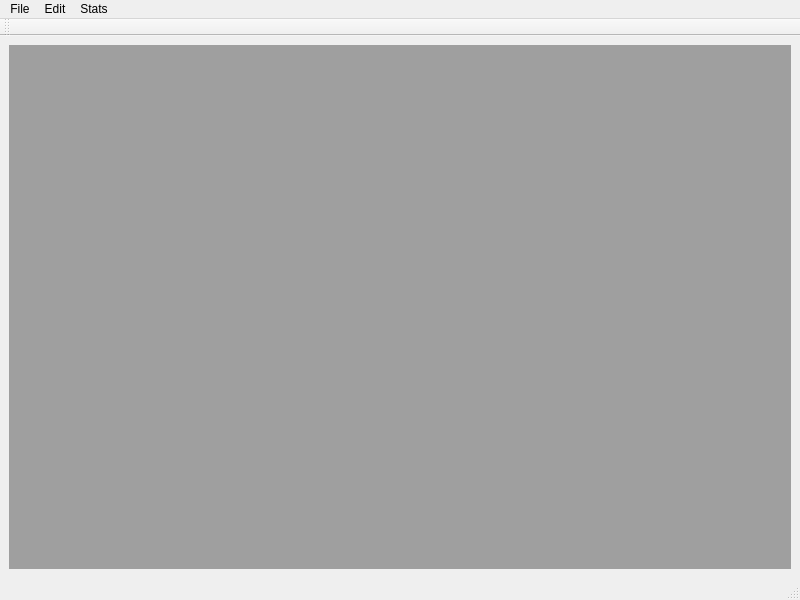
<?xml version="1.0" encoding="UTF-8"?>
<ui version="4.0">
 <class>MainWindow</class>
 <widget class="QMainWindow" name="MainWindow">
  <property name="geometry">
   <rect>
    <x>0</x>
    <y>0</y>
    <width>800</width>
    <height>600</height>
   </rect>
  </property>
  <property name="windowTitle">
   <string>MainWindow</string>
  </property>
  <widget class="QWidget" name="centralwidget">
   <layout class="QHBoxLayout" name="horizontalLayout_2">
    <item>
     <widget class="QMdiArea" name="mdiArea">
      <widget class="QWidget" name="subwindowGames">
       <property name="windowTitle">
        <string>Games</string>
       </property>
       <property name="accessibleName">
        <string/>
       </property>
       <layout class="QGridLayout" name="gridLayout">
        <item row="1" column="0">
         <widget class="QPushButton" name="pushButtonGamesAdd">
          <property name="text">
           <string>+</string>
          </property>
         </widget>
        </item>
        <item row="1" column="1">
         <widget class="QPushButton" name="pushButtonGamesEdit">
          <property name="text">
           <string>Edit</string>
          </property>
         </widget>
        </item>
        <item row="0" column="0" colspan="2">
         <widget class="QTableView" name="tableViewGamesList"/>
        </item>
       </layout>
      </widget>
     </widget>
    </item>
   </layout>
  </widget>
  <widget class="QMenuBar" name="menubar">
   <property name="geometry">
    <rect>
     <x>0</x>
     <y>0</y>
     <width>800</width>
     <height>26</height>
    </rect>
   </property>
   <widget class="QMenu" name="menuFile">
    <property name="title">
     <string>File</string>
    </property>
    <addaction name="actionRefresh"/>
    <addaction name="actionAbout"/>
    <addaction name="actionSettings"/>
    <addaction name="actionExit"/>
   </widget>
   <widget class="QMenu" name="menuEdit">
    <property name="title">
     <string>Edit</string>
    </property>
    <addaction name="actionGames"/>
    <addaction name="actionNotes"/>
    <addaction name="actionDifficulties"/>
    <addaction name="actionTags"/>
    <addaction name="actionReviews"/>
    <addaction name="actionStorage"/>
   </widget>
   <widget class="QMenu" name="menuStats">
    <property name="title">
     <string>Stats</string>
    </property>
    <addaction name="actionPredefined"/>
    <addaction name="actionSaved"/>
    <addaction name="actionNew_from_scratch"/>
   </widget>
   <addaction name="menuFile"/>
   <addaction name="menuEdit"/>
   <addaction name="menuStats"/>
  </widget>
  <widget class="QStatusBar" name="statusbar"/>
  <widget class="QToolBar" name="toolBar">
   <property name="windowTitle">
    <string>toolBar</string>
   </property>
   <attribute name="toolBarArea">
    <enum>TopToolBarArea</enum>
   </attribute>
   <attribute name="toolBarBreak">
    <bool>false</bool>
   </attribute>
  </widget>
  <action name="actionGames">
   <property name="text">
    <string>Games</string>
   </property>
  </action>
  <action name="actionNotes">
   <property name="text">
    <string>Notes</string>
   </property>
  </action>
  <action name="actionDifficulties">
   <property name="text">
    <string>Dictionaries</string>
   </property>
  </action>
  <action name="actionTags">
   <property name="text">
    <string>Tags</string>
   </property>
  </action>
  <action name="actionReviews">
   <property name="text">
    <string>Reviews</string>
   </property>
  </action>
  <action name="actionSettings">
   <property name="text">
    <string>Settings</string>
   </property>
  </action>
  <action name="actionExit">
   <property name="text">
    <string>Exit</string>
   </property>
  </action>
  <action name="actionRefresh">
   <property name="text">
    <string>Refresh</string>
   </property>
  </action>
  <action name="actionStorage">
   <property name="text">
    <string>Storage</string>
   </property>
  </action>
  <action name="actionPredefined">
   <property name="text">
    <string>Predefined</string>
   </property>
  </action>
  <action name="actionSaved">
   <property name="text">
    <string>Saved</string>
   </property>
  </action>
  <action name="actionNew_from_scratch">
   <property name="text">
    <string>New from scratch</string>
   </property>
  </action>
  <action name="actionAbout">
   <property name="text">
    <string>About</string>
   </property>
  </action>
 </widget>
 <resources/>
 <connections/>
</ui>
